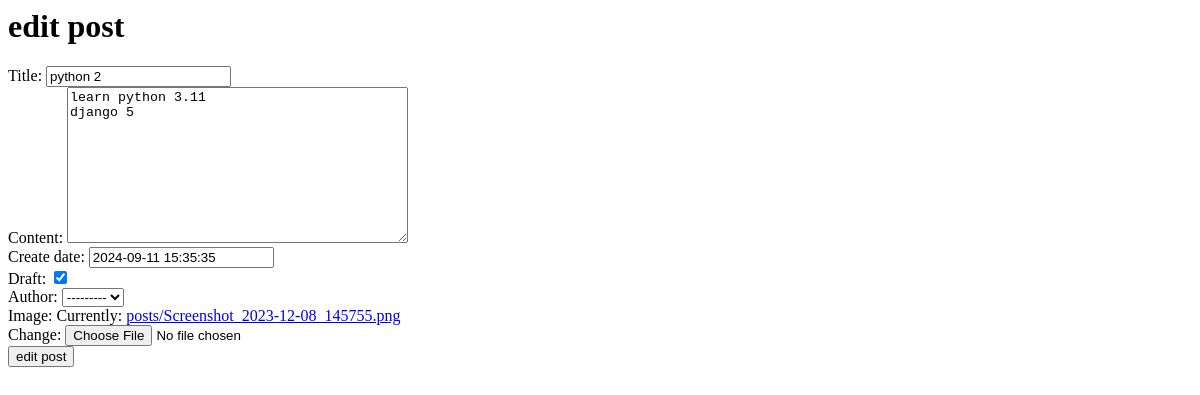
The app's page /blog/1/edit, older data.
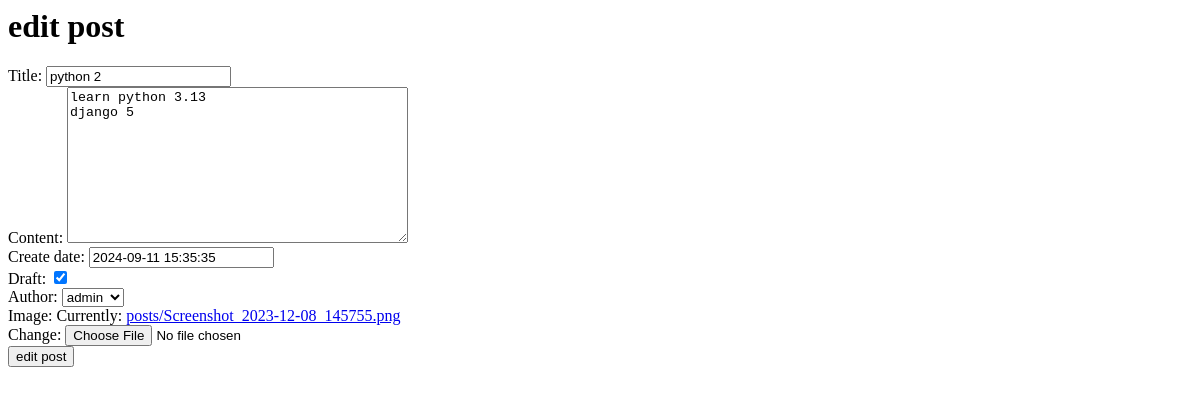
The same page, newer data.
### blog/models.py (models this page shows, shortened)
class Post(models.Model):
    title = models.CharField(max_length=100)
    content=models.TextField(max_length=30000)
    create_date=models.DateTimeField(default=timezone.now)
    draft=models.BooleanField(default=True)
    tags = TaggableManager()
    author=models.ForeignKey(User,on_delete=models.SET_NULL,null=True,blank=True,related_name='post_user')
    image=models.ImageField(upload_to='posts')

### blog/views.py (the view)
# urls.py: path('blog/<int:pk>/edit',PostUpdate.as_view()),
class PostUpdate(UpdateView):
    model = Post
    fields = ['title','content','create_date','draft','tags','author','image']
    success_url= '/blog'
    template_name = 'blog/edit_post.html'

### blog/templates/blog/edit_post.html (shortened to what this page needs)
<h1>edit post </h1>
<form method="post" enctype="multipart/form-data">
    {{form}}
    <input type="submit" value="edit post">
</form>

Row changes from the older to the newer data that the page shows:
changed Post "python 2": content "learn python 3.11 django 5" → "learn python 3.13 django 5"; author "---------" → "admin"
